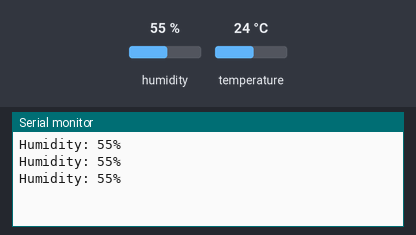
The sketch below on a simulated Arduino Uno, built with avr-gcc and run on an emulated ATmega328P. On the bench: the last lines printed to the serial monitor. The test bench sets the inputs (shaded band); at power-on: humidity 55 %, temperature 24 °C.

Above: at 1.3 s.
1.4 s: humidity set to 22 %
At 2.0 s:
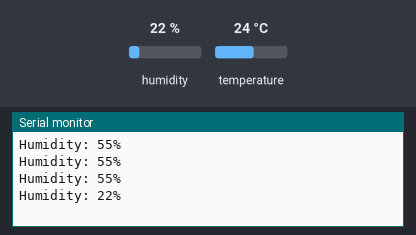
2.9 s: humidity set to 40 %
At 3.6 s:
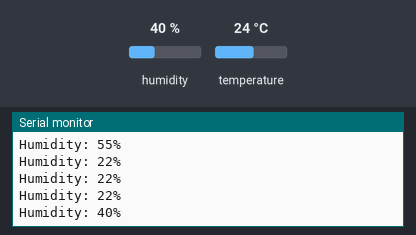
Timing chart, 0 to 5.9 s (numbered marks = the images above; inputs shaded):
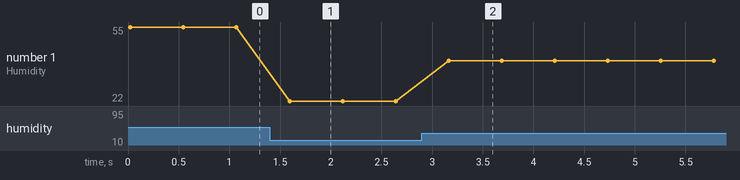

Measured:
- after the input at 1.4 s, the serial monitor: prints a new line after 0.19 s (image 1)
- after the input at 2.9 s, the serial monitor: prints a new line after 0.26 s (image 2)
- plotted number 1: 55 → 22 after the input at 1.4 s, 22 → 40 after the input at 2.9 s

The sketch:

Lab05_Part1.ino
```cpp
#include <dht11.h>
dht11 DHT;
#define DHT_pin 3
void setup() {
  Serial.begin(9600);
}

void loop() {
  DHT.read(DHT_pin);
  Serial.print("Humidity: ");
  Serial.print(DHT.humidity, 1);
  Serial.println("%");
  delay(500);
}
```
